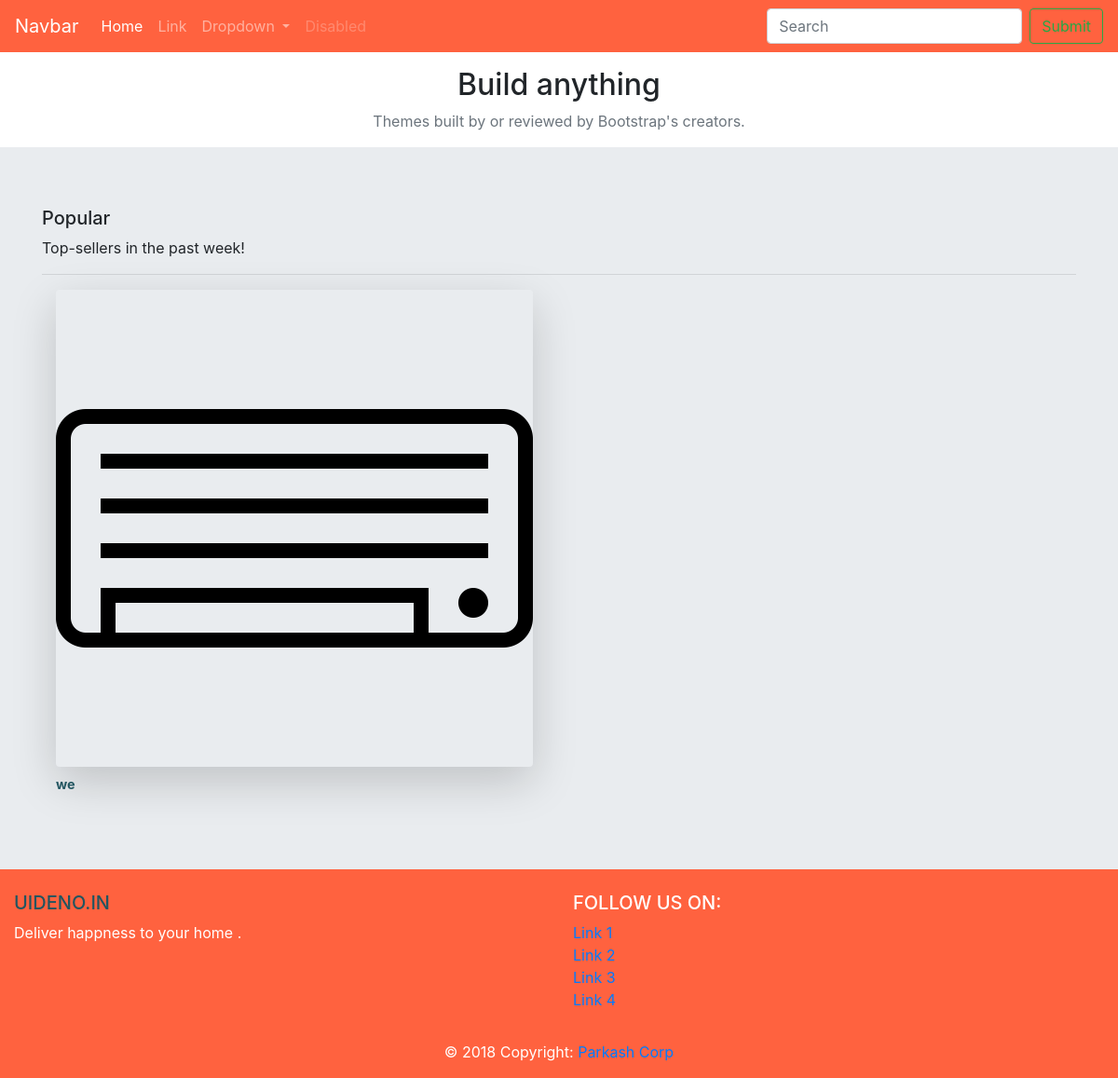
The page /p/we on the database its author committed.
### maincat/models.py (models this page shows, shortened)
class Prod(models.Model):
    title   =models.CharField(max_length=100)
    catagory=models.ForeignKey(Catagory,on_delete=models.CASCADE)
    href    =models.CharField(max_length=100)
    img     =models.ImageField(upload_to='prod_img')
    publish =models.BooleanField(default=1)
    slug    =models.SlugField(max_length=100,blank=True,null=True)

### maincat/views.py (the view)
# urls.py: path('p/<catagory_slug>',product,name='product'),
def product(request,catagory_slug):
    products=Prod.objects.filter(publish=1)
    if catagory_slug:
        catagory =get_object_or_404(Catagory,slug=catagory_slug)
        products =products.filter(catagory=catagory)
    context={'prod':products}
    return render(request , 'detail.html' ,context)

### templates/detail.html
{% extends "base.html" %}
{% block body %}
<div class="text-center my-3">
	<h2 class="">Build anything</h2>
	<p class="text-muted text-center text-justify">Themes built by or reviewed by Bootstrap's creators.</p>
</div>
<div class="jumbotron jumbotron-fluid m-0">
<div class="container">
<div>
    <h5 class="theme-cards__title">Popular</h5>
    <p class="text-gray-soft">Top-sellers in the past week!</p>
</div>
<hr>
<div class="row m-0 ">
{% for i in prod %}
<figure class="figurep-2 col-6">
    <a href="{{ i.href }}"><img src="/media/{{ i.img }}" class="figure-img shadow-lg img-fluid rounded" alt="..."></a>
  <figcaption class="figure-caption text-bold jumcol"><b>{{ i.title }}</b></figcaption>
</figure>
{% endfor %}
</div>
</div>
</div>
{% endblock %}

### templates/base.html (style rules this page uses)
.jumcol { color: #225560; }

### rows shown on the page
Prod: img (picture), title "we"
